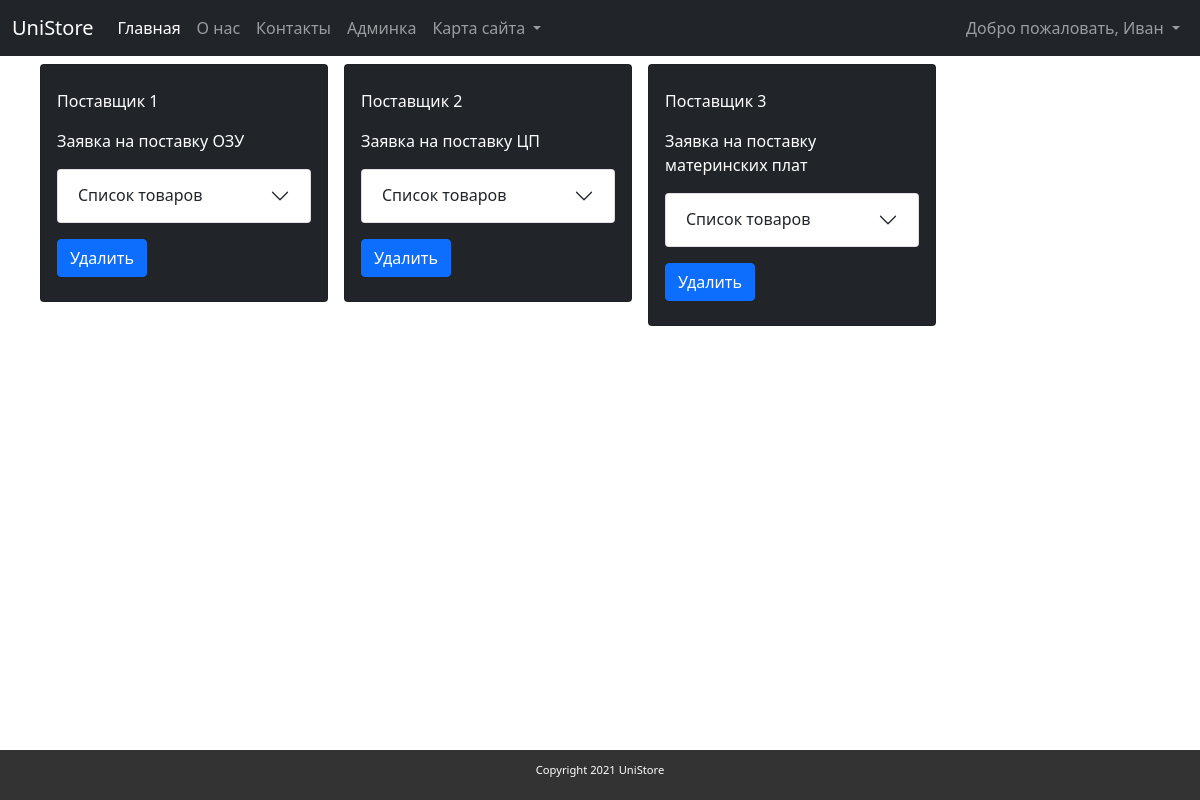
The app's page /shipping/list_shipping (signed in) with its own data.
### app/models.py (models this page shows, shortened)
class ShipRequest(models.Model):
    title = models.CharField('Название', max_length=255)
    shipper = models.ForeignKey(Shipper, related_name='shipper', on_delete=models.SET_NULL,
                                default=None, null=True, blank=True, verbose_name='Поставщик')
    desc = models.TextField('Описание')
    items = models.ManyToManyField(OrderQuantity, verbose_name='Товары')
    status = models.CharField('Статус', max_length=255)
    class Meta:
        verbose_name = "Заявка на поставку"
        verbose_name_plural = "Заявки на поставку"

class Shipper(models.Model):
    name = models.CharField(max_length=255)
    def __str__(self):
        return self.name
    class Meta:
        verbose_name = "Поставщик"
        verbose_name_plural = "Поставщики"

### app/views.py (the view)
# urls.py: path('shipping/list_shipping', ShipRequestListView.as_view(), name='shipping_list_ship'),
class ShipRequestListView(ListView):
    model = ShipRequest
    template_name = 'app/shipping/list_shipping.html'

### app/models.py (called while the page is built)
    def __str__(self):
        return str(self.quantity) + 'x ' + self.product.name

### app/templates/app/shipping/list_shipping.html (shortened to what this page needs)
{% extends "app/layout.html" %}
{% block content %}
<div class="panel">
{% for request in object_list %}
    <div class="card h-100 mb-3 ms-3" style="max-width: 18rem;min-width: 18rem;">
        <div class="card-body">
            <p class="card-text">{{request.shipper}}</p>
            <p class="card-text">{{request.desc}}</p>
            <div class="accordion my-3" id="accordion{{ request.id }}">
                <div class="accordion-item">
                    <h2 class="accordion-header" id="heading{{ request.id }}">
                      <button class="accordion-button collapsed" type="button" data-bs-toggle="collapse"
                              data-bs-target="#collapse{{ request.id }}" aria-expanded="false"
                              aria-controls="collapse{{ request.id }}">
                        Список товаров
                      </button>
                    </h2>
                </div>
            </div>
            <div class="mx-auto">
                <a href="/shipping/delete_shipping/{{request.id}}" class="btn btn-primary mb-2">Удалить</a>
            </div>
        </div>
    </div>
{% endfor %}
</div>
{% endblock %}

### app/templates/app/layout.html (shortened to what this page needs)
<!DOCTYPE html>
<html lang="en">
<head>
    {% load static %}
    <link rel="stylesheet" href="{% static 'css/bootstrap-dark.css' %}" type="text/css">
    <link rel="stylesheet" href="{% static 'app.css' %}" type="text/css">
</head>
<body>
{% if not view.is_popup %}
<nav class="navbar navbar-expand-lg navbar-dark bg-dark">
    <div class="container-fluid">
        <a class="navbar-brand" href="/home">UniStore</a>
        <div class="collapse navbar-collapse" id="navbarSupportedContent">
            <ul class="navbar-nav me-auto mb-2 mb-lg-0">
                <li class="nav-item">
                    <a class="nav-link active" aria-current="page" href="/home">Главная</a>
                </li>
                <li class="nav-item">
                    <a class="nav-link" href="/about">О нас</a>
                </li>
                <li class="nav-item">
                    <a class="nav-link" href="/contact">Контакты</a>
                </li>
                <li class="nav-item">
                    <a class="nav-link" href="/admin/">Админка</a>
                </li>
                <li class="nav-item dropdown">
                    <a class="nav-link dropdown-toggle" href="#" id="navbarDropdown" role="button"
                       data-bs-toggle="dropdown" aria-expanded="false">
                        Карта сайта
                    </a>
                </li>
            </ul>
            <div class="pull-right">
                <ul class="navbar-nav pull-right">
                    <li class="nav-item dropdown">
                        <a class="nav-link dropdown-toggle" href="#" role="button"
                           data-bs-toggle="dropdown" aria-expanded="false">
                            Добро пожаловать, {{request.user.first_name}}
                        </a>
                    </li>
                </ul>
            </div>
        </div>
    </div>
</nav>
{% endif %}
<div class="mx-4 mt-2 mb-5">
    {% block content%}
    {% endblock %}
</div>
{% if not view.is_popup %}
<footer>
    <p class="copyright">Copyright 2021 UniStore</p>
</footer>
{% endif %}
</body>
</html>

### app/static/app.css (style rules this page uses)
footer { position: fixed; bottom: 0; height: 50px; width: 100%; background-color: #333333; }
p.copyright { width: 100%; color: #fff; line-height: 40px; font-size: 0.7em; text-align: center; }
body { color: #ffffff; -webkit-background-size: cover; -moz-background-size: cover; -o-background-size: cover; background-size: cover; }
.panel { display: flex; flex-wrap: wrap }

### records on screen
ShipRequest: shipper "Поставщик 1", desc "Заявка на поставку ОЗУ"
ShipRequest: shipper "Поставщик 2", desc "Заявка на поставку ЦП"
ShipRequest: shipper "Поставщик 3", desc "Заявка на поставку материнских плат"

### other values on screen
{{ request.user.first_name }} "Иван"
